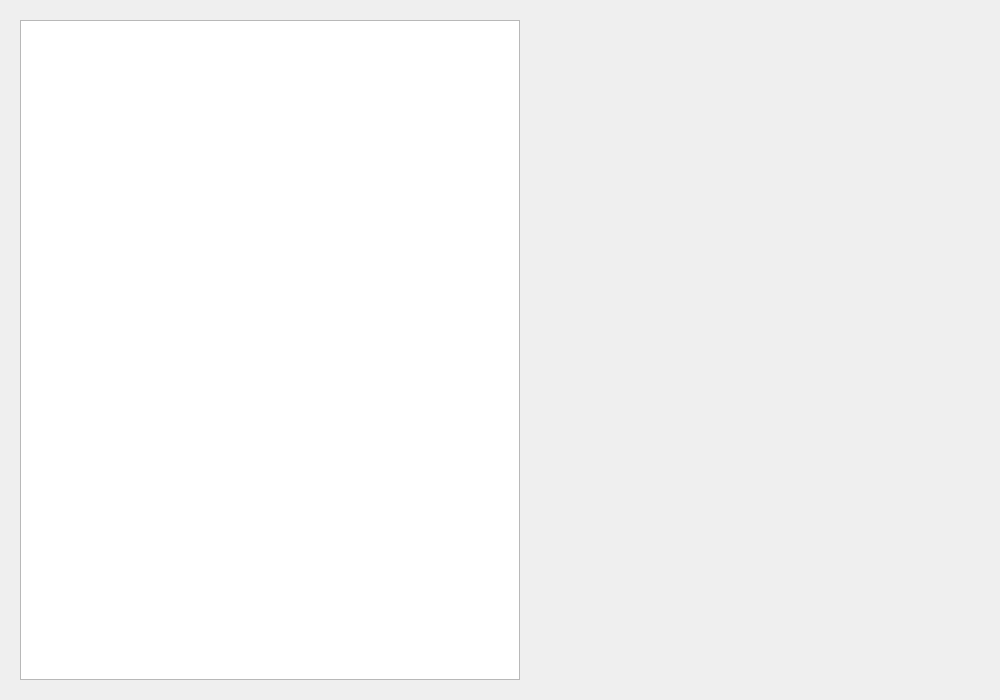
<?xml version="1.0" encoding="UTF-8"?>
<ui version="4.0">
 <class>DirectoryInfoView</class>
 <widget class="QWidget" name="DirectoryInfoView">
  <property name="geometry">
   <rect>
    <x>0</x>
    <y>0</y>
       <width>1000</width>
       <height>700</height>
   </rect>
  </property>
  <property name="windowTitle">
   <string/>
  </property>
  <layout class="QHBoxLayout" name="horizontalLayout">
   <property name="spacing">
    <number>10</number>
   </property>
   <property name="leftMargin">
    <number>20</number>
   </property>
   <property name="topMargin">
    <number>20</number>
   </property>
   <property name="rightMargin">
    <number>20</number>
   </property>
   <property name="bottomMargin">
    <number>20</number>
   </property>
   <item>
    <layout class="QHBoxLayout" name="horizontalLayout_2">
     <item>
      <widget class="QTableView" name="table_view">
       <property name="enabled">
        <bool>true</bool>
       </property>
          <property name="minimumSize">
              <size>
                  <width>450</width>
                  <height>0</height>
              </size>
          </property>
       <property name="horizontalScrollBarPolicy">
        <enum>Qt::ScrollBarAlwaysOff</enum>
       </property>
       <property name="editTriggers">
        <set>QAbstractItemView::NoEditTriggers</set>
       </property>
       <property name="selectionMode">
        <enum>QAbstractItemView::SingleSelection</enum>
       </property>
       <property name="verticalScrollMode">
        <enum>QAbstractItemView::ScrollPerPixel</enum>
       </property>
       <property name="horizontalScrollMode">
        <enum>QAbstractItemView::ScrollPerPixel</enum>
       </property>
       <property name="showGrid">
        <bool>false</bool>
       </property>
       <attribute name="horizontalHeaderVisible">
        <bool>false</bool>
       </attribute>
       <attribute name="horizontalHeaderMinimumSectionSize">
        <number>0</number>
       </attribute>
       <attribute name="verticalHeaderVisible">
        <bool>false</bool>
       </attribute>
       <attribute name="verticalHeaderMinimumSectionSize">
        <number>0</number>
       </attribute>
      </widget>
     </item>
     <item>
         <widget name="properties_widget" class="PropertiesWidget" native="true">
             <property name="minimumSize">
                 <size>
                     <width>450</width>
                     <height>0</height>
                 </size>
             </property>
             <property name="maximumSize">
                 <size>
                     <width>450</width>
                     <height>16777215</height>
                 </size>
             </property>
         </widget>
     </item>
    </layout>
   </item>
  </layout>
 </widget>
 <customwidgets>
  <customwidget>
   <class>PropertiesWidget</class>
   <extends>QWidget</extends>
   <header>propertieswidget.h</header>
   <container>1</container>
  </customwidget>
 </customwidgets>
 <resources/>
 <connections/>
</ui>
